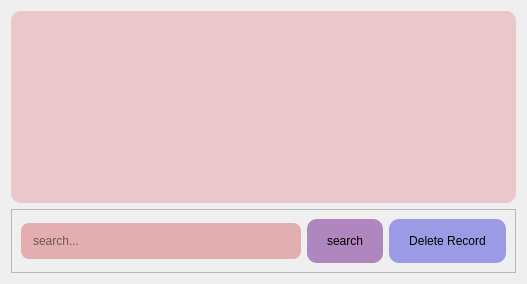
             <widget class="QWidget" name="tab">
              <attribute name="title">
               <string>Delete record</string>
              </attribute>
              <layout class="QVBoxLayout" name="verticalLayout_2">
               <item>
                <widget class="QTableWidget" name="managepatientsrecords_tabdelete_view">
                 <property name="styleSheet">
                  <string notr="true">background-color: rgb(234, 199, 202);
border-radius: 10px;</string>
                 </property>
                </widget>
               </item>
               <item>
                <widget class="QFrame" name="frame">
                 <property name="frameShape">
                  <enum>QFrame::StyledPanel</enum>
                 </property>
                 <property name="frameShadow">
                  <enum>QFrame::Raised</enum>
                 </property>
                 <layout class="QHBoxLayout" name="horizontalLayout_2">
                  <item>
                   <widget class="QLineEdit" name="managepatientsrecords_tabdelete_search">
                    <property name="minimumSize">
                     <size>
                      <width>280</width>
                      <height>0</height>
                     </size>
                    </property>
                    <property name="styleSheet">
                     <string notr="true">background-color: rgb(227, 174, 175);
padding:10px;
border-radius:8px;</string>
                    </property>
                    <property name="placeholderText">
                     <string>search...</string>
                    </property>
                   </widget>
                  </item>
                  <item>
                   <widget class="QPushButton" name="managepatientsrecords_tabdelete_searchbutton">
                    <property name="styleSheet">
                     <string notr="true">QPushButton {
	background-color: rgb(175, 135, 190);
	border:none;
	padding:15px 20px;
	border-radius:10px;
}

QPushButton:hover {
	
	background-color: rgb(100, 54, 227);
	color: white
}
</string>
                    </property>
                    <property name="text">
                     <string>search</string>
                    </property>
                    <property name="checkable">
                     <bool>true</bool>
                    </property>
                    <property name="autoExclusive">
                     <bool>true</bool>
                    </property>
                   </widget>
                  </item>
                  <item>
                   <widget class="QPushButton" name="managepatientsrecords_tabdelete_deletebutton">
                    <property name="styleSheet">
                     <string notr="true">QPushButton {
	background-color: rgb(155, 155, 229);
	border:none;
	padding:15px 20px;
	border-radius:10px;
}

QPushButton:hover {
	
	background-color: rgb(100, 54, 227);
	color: white
}
</string>
                    </property>
                    <property name="text">
                     <string>Delete Record</string>
                    </property>
                    <property name="checkable">
                     <bool>true</bool>
                    </property>
                    <property name="autoExclusive">
                     <bool>true</bool>
                    </property>
                   </widget>
                  </item>
                 </layout>
                </widget>
               </item>
              </layout>
             </widget>
